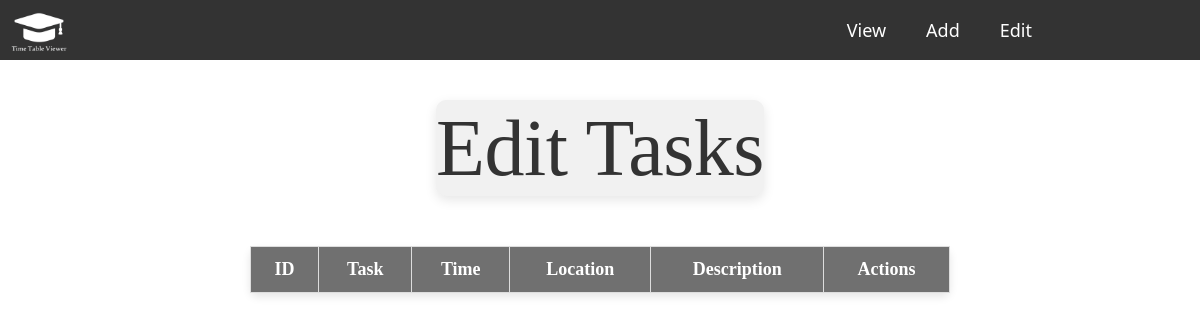
Before: /view_timetable with the older database file.
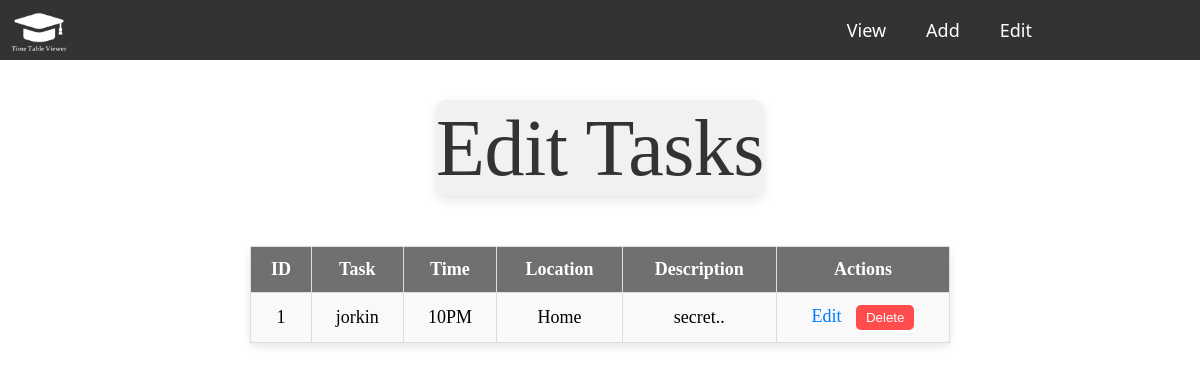
After: the same page with the newer database file.
### tables this page shows
CREATE TABLE "day" (
	"task"	TEXT NOT NULL,
	"time"	TEXT NOT NULL,
	"location"	TEXT NOT NULL,
	"description"	TEXT NOT NULL,
	"id"	INTEGER NOT NULL,
	PRIMARY KEY("id" AUTOINCREMENT)
);

### app.py (the view)
@app.route('/view_timetable', methods=('POST', 'GET'))
def view_timetable ():
    conn = get_db_connection()
    sql = "SELECT * FROM day"
    day = conn.execute(sql).fetchall()
    conn.close()
    return render_template('view_timetable.html', day=day)

### app.py (called while the page is built)
def get_db_connection():
    conn = sqlite3.connect('TimeTable.db')
    conn.row_factory = sqlite3.Row
    return conn

### templates/view_timetable.html (shortened to what this page needs)
{% extends 'index.html' %}
{% block body %}
{% block content %}
<body>
<h2 class="cleanheader">Edit Tasks</h2>
<table id="viewtask">
    <thead>
        <tr>
            <th>ID</th>
            <th>Task</th>
            <th>Time</th>
            <th>Location</th>
            <th>Description</th>
            <th>Actions</th>
        </tr>
    </thead>
    <tbody>
        {% for day in day %}
        <tr>
            <td>{{ day.id }}</td>
            <td>{{ day.task }}</td>
            <td>{{ day.time }}</td>
            <td>{{ day.location }}</td>
            <td>{{ day.description }}</td>
            <td>
            <a class="edit" href="{{ url_for('edit_timetable', id=day.id) }}">Edit</a>
            <form action="{{ url_for('delete_timetable', id=day.id) }}" method="post" style="display:inline;">
                    <button class="psbutton" type="submit">Delete</button>
            </td>
        </tr>
        {% endfor %}
    </tbody>
</table>
{% endblock %}
{% endblock %}

Changed rows visible on the page:
added day: id "1", task "jorkin", time "10PM", location "Home", description "secret.."
